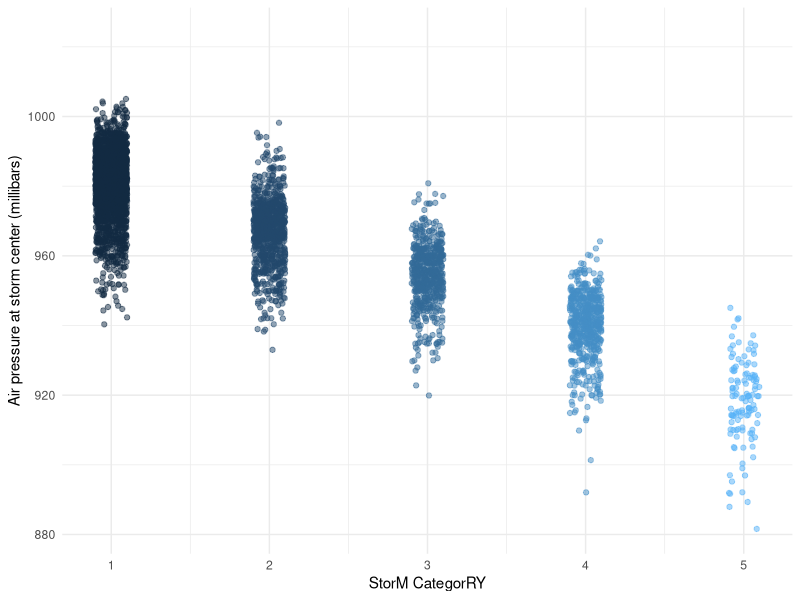

The R source for this figure:
## ---- chunk 1
knitr::opts_chunk$set(echo = TRUE)
library(tidyverse)
## ---- chunk 2
summary(storms) #fixed
## ---- chunk 3
names(storms) #fixed
## ---- chunk 4
ggplot(data = storms, aes(x = category, y = pressure)) +
  geom_jitter(width = 0.1, 
              alpha = 0.5,
              aes(color = category),
              show.legend = FALSE) +
  labs(x = "StorM CategorRY", 
       y = "Air pressure at storm center (millibars)"
       ) +
  theme_minimal()
